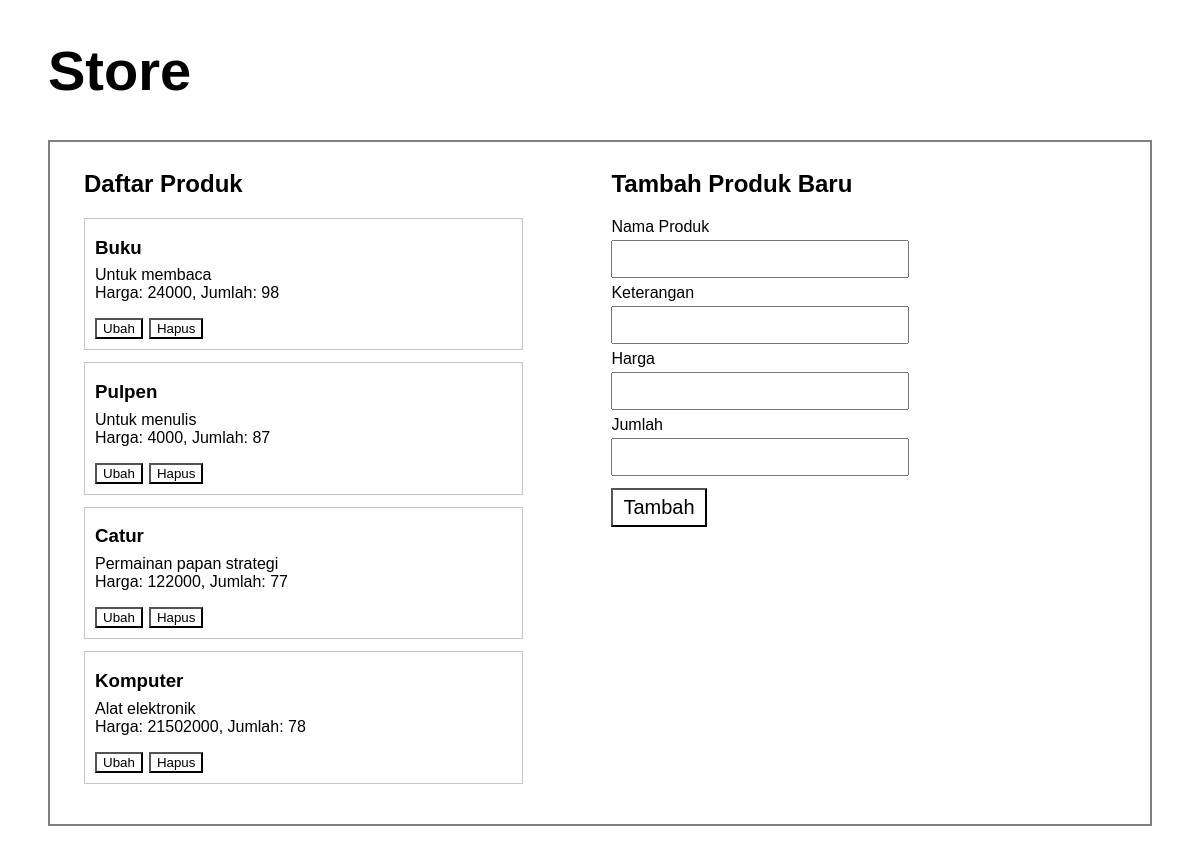
/store/, run on the app's committed database.
### store/models.py (models this page shows)
class Produk(models.Model):
    nama_produk = models.CharField(max_length=80)
    keterangan = models.CharField(max_length=250)
    harga = models.IntegerField()
    jumlah = models.IntegerField()
    def __str__(self):
        return self.nama_produk

### store/views.py (the view)
# urls.py: path('', views.index),
def index(request):
    products = Produk.objects.all()
    context = {
        'products': products
    }
    return render(request, 'store/index.html', context)

### templates/store/index.html (shortened to what this page needs)
{% load static %}
<!DOCTYPE html>
<html lang="en">
<head>
    <link rel="stylesheet" href="{% static 'css/style.css' %}">
</head>
<body>
    <h1>Store</h1>
    <div class="grid-container">
        <div class="box-container">
            <h2>Daftar Produk</h2>
            {% if products %}
                {% for produk in products %}
                    <div class="box-content">
                        <h3 style="line-height: 0px;">{{produk}}</h3>
                        <p><span>{{produk.keterangan}}</span><br>
                        Harga: {{produk.harga}}, Jumlah: {{produk.jumlah}}</p>
                        <div style="display: flex;">
                            <form action="ubah/" method="post">
                                <button type="submit">Ubah</button>
                            </form>
                            <form action="hapus/" method="post">
                                <button type="submit">Hapus</button>
                            </form>
                        </div>
                    </div>
                {% endfor %}
            {% else %}
                <p>Tidak ada Produk</p>
            {% endif %}
        </div>
        <div class="box-container">
            <h2>Tambah Produk Baru</h2>
            <form action="tambah/" method="post">
                <label for="nama">Nama Produk</label>
                <input type="text" name="nama">
                <label for="keterangan">Keterangan</label>
                <input type="text" name="keterangan">
                <label for="harga">Harga</label>
                <input type="number" name="harga">
                <label for="jumlah">Jumlah</label>
                <input type="number" name="jumlah">
                <button type="submit" class="big-btn">Tambah</button>
            </form>
        </div>
    </div>
</body>
</html>

### static/css/style.css (style rules this page uses)
* { font-family: sans-serif; }
label { display: block; margin-top: 6px; margin-bottom: 4px; }
body { padding-left: 40px; padding-right: 40px; padding-bottom: 30px; }
button { display: block; margin-right: 6px; color: black; background-color: white; }
input { width: 270px; height: 32px; font-size: 16px; padding-left: 12px; padding-right: 12px; }
h1 { font-size: 56px; }
.grid-container { display: grid; grid-template-columns: auto auto; padding-bottom: 20px; border: 2px solid grey; }
.box-content { padding: 10px; border: 1px solid rgb(201, 197, 197); margin-right: 20px; margin-bottom: 12px; }
.box-container { padding-left: 24px; padding-right: 24px; padding-bottom: 8px; padding-top: 8px; margin-right: 10px; margin-left: 10px; }
.big-btn { font-size: 20px; margin-top: 12px; padding-left: 10px; padding-right: 10px; padding-top: 6px; padding-bottom: 6px; }

### data on the page
Produk: nama_produk "Buku", keterangan "Untuk membaca", harga "24000", jumlah "98"
Produk: nama_produk "Pulpen", keterangan "Untuk menulis", harga "4000", jumlah "87"
Produk: nama_produk "Catur", keterangan "Permainan papan strategi", harga "122000", jumlah "77"
Produk: nama_produk "Komputer", keterangan "Alat elektronik", harga "21502000", jumlah "78"
